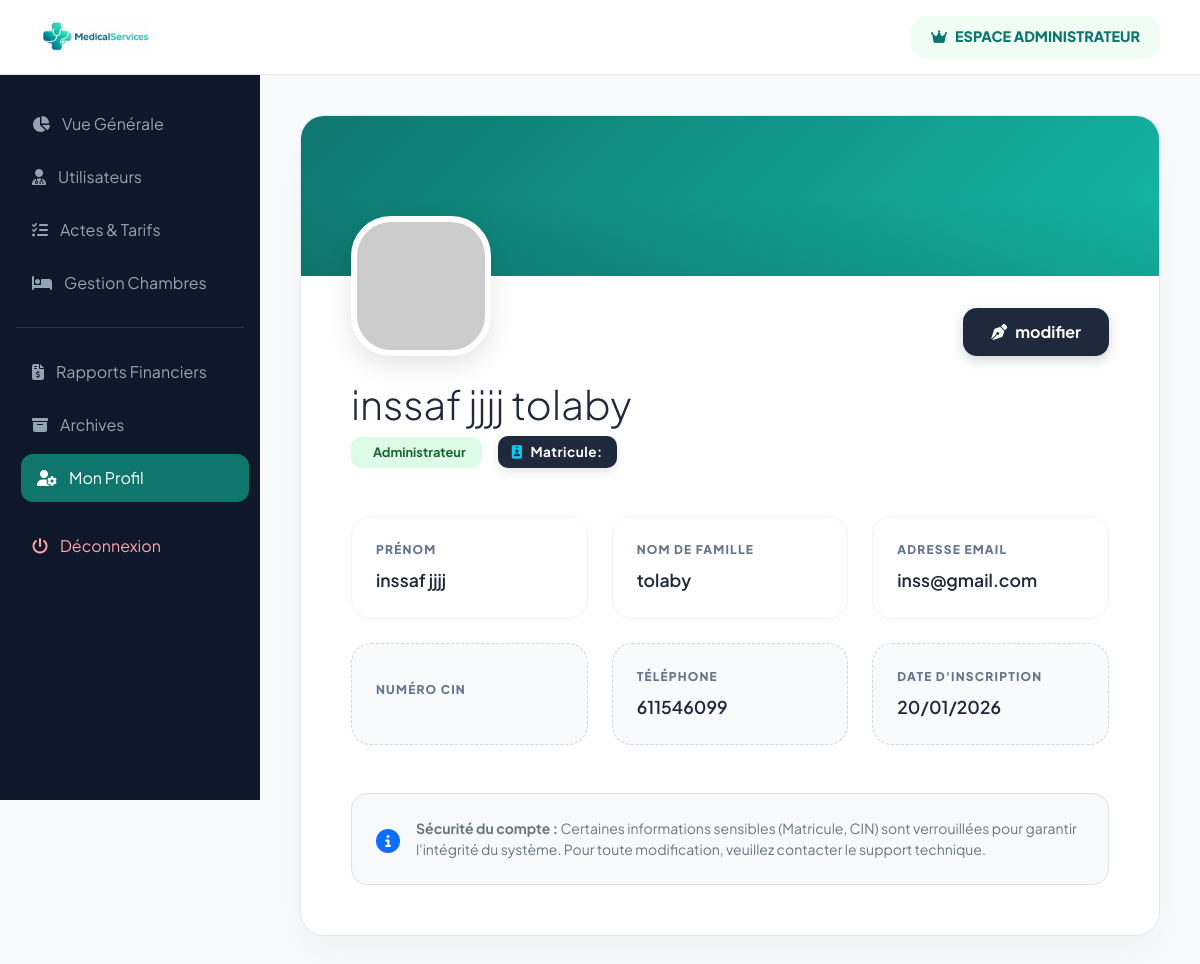
Screenshot of /connexion_admin/profil.php (signed in) with the database file from the repository.
### tables this page shows
CREATE TABLE `utilisateurs` (
  `id_user` int(11) NOT NULL,
  `cin` varchar(255) NOT NULL,
  `matricule` varchar(255) NOT NULL,
  `nom` varchar(50) DEFAULT NULL,
  `prenom` varchar(50) DEFAULT NULL,
  `email` varchar(50) DEFAULT NULL,
  `mot_de_passe` varchar(255) DEFAULT NULL,
  `telephone` int(11) NOT NULL,
  `adresse` text NOT NULL,
  `photo` varchar(255) NOT NULL DEFAULT '''default_avatar.png''',
  `role` enum('infirmier','admin','medecin','secretaire') DEFAULT NULL,
  `specialite` varchar(255) NOT NULL DEFAULT 'Généraliste',
  `statut_compte` enum('actif','suspendu','conge') NOT NULL,
  `date_embauche` date NOT NULL DEFAULT current_timestamp(),
  `derniere_connexion` datetime DEFAULT NULL,
  `created_at` timestamp NOT NULL DEFAULT current_timestamp()
);

### connexion_admin/profil.php (the view, shortened to what this page needs)
<?php
include("../config/connexion.php");
$id_user = $_SESSION['user_id'];
$stmt = $pdo->prepare("SELECT * FROM utilisateurs WHERE id_user = ?");
$stmt->execute([$id_user]);
$admin = $stmt->fetch(PDO::FETCH_ASSOC);
$photoPath = "../uploads/photos/" . $admin['photo'];
$final_photo = (!empty($admin['photo']) && file_exists($photoPath)) ? $photoPath : "https://ui-avatars.com/api/?name=" . urlencode($admin['prenom'] . ' ' . $admin['nom']) . "&background=0f766e&color=fff&size=128";
?>
<!DOCTYPE html>
<html lang="fr">
<head>
    <link rel="stylesheet" href="https://cdnjs.cloudflare.com/ajax/libs/font-awesome/6.5.0/css/all.min.css">
    <link href="https://cdn.jsdelivr.net/npm/bootstrap@5.3.2/dist/css/bootstrap.min.css" rel="stylesheet">
</head>
<body>
<header>
    <img src="../images/logo_app2.png" alt="Logo" style="height: 35px;">
    <div style="background: var(--primary-soft); color: var(--primary); padding: 10px 20px; border-radius: 15px; font-weight: 800; font-size: 0.9rem;">
        <i class="fa-solid fa-crown me-2"></i>ESPACE ADMINISTRATEUR
    </div>
</header>
<aside class="sidebar">
        <a href="dashboard_admin.php" ><i class="fa-solid fa-chart-pie"></i> Vue Générale</a>
        <a href="utilisateurs.php"><i class="fa-solid fa-user-md"></i> Utilisateurs</a>
        <a href="prestations.php"><i class="fa-solid fa-list-check"></i> Actes & Tarifs</a>
        <a href="../chambres/gestion_chambres.php"><i class="fa-solid fa-bed"></i> Gestion Chambres</a>
        <div style="height: 1px; background: rgba(255,255,255,0.1); margin: 20px 0;"></div>
        <a href="facturation_list.php"><i class="fa-solid fa-file-invoice-dollar"></i> Rapports Financiers</a>
         <a href="archives.php">
            <i class="fa-solid fa-box-archive"></i> Archives
        </a>
        <a href="profil.php" class="<?= basename($_SERVER['PHP_SELF']) == 'profil.php' ? 'active' : '' ?>" class="active">
        <i class="fa-solid fa-user-gear"></i> Mon Profil
        </a>
        <a href="../connexio_utilisateur/login.php" style="color: #fda4af; margin-top: 20px;"><i class="fa-solid fa-power-off"></i> Déconnexion</a>
    </aside>
<div class="main-wrapper">
    <main class="content-container">
        <form method="POST" id="profileForm" enctype="multipart/form-data">
            <div class="profile-card">
                <div class="profile-banner"></div>
                <div class="profile-body">
                    <div class="d-flex align-items-end justify-content-between mb-4">
                        <div class="avatar-container">
                            <img src="<?= $final_photo ?>" alt="Avatar" class="avatar-img" id="previewImg">
                        </div>
                        <div id="view-actions">
                            <button type="button" class="btn-edit" onclick="enableEdit()">
                                <i class="fa-solid fa-pen-nib me-2"></i>modifier
                            </button>
                        </div>
                    </div>
                    <div class="row align-items-center mb-5">
                        <div class="col-lg-7">
                            <h1 class="display-6 fw-800 mb-2"><?= $admin['prenom'] ?> <?= $admin['nom'] ?></h1>
                            <div class="d-flex flex-wrap gap-3 align-items-center">
                                <span class="status-tag"><i class="fa-solid fa-shield-check"></i> Administrateur</span>
                                <span class="matricule-badge"><i class="fa-solid fa-id-badge me-2 text-info"></i>Matricule: <?= $admin['matricule'] ?></span>
                            </div>
                        </div>
                    </div>
                    <div class="row g-4">
                        <div class="col-md-4">
                            <div class="info-box">
                                <div class="info-label">Prénom</div>
                                <div class="info-value txt-view"><?= $admin['prenom'] ?></div>
                            </div>
                        </div>
                        <div class="col-md-4">
                            <div class="info-box">
                                <div class="info-label">Nom de famille</div>
                                <div class="info-value txt-view"><?= $admin['nom'] ?></div>
                            </div>
                        </div>
                        <div class="col-md-4">
                            <div class="info-box">
                                <div class="info-label">Adresse Email</div>
                                <div class="info-value txt-view"><?= $admin['email'] ?></div>
                            </div>
                        </div>
                        <div class="col-md-4">
                            <div class="info-box locked-box">
                                <div class="info-label">Numéro CIN</div>
                            </div>
                        </div>
                        <div class="col-md-4">
                            <div class="info-box locked-box">
                                <div class="info-label">Téléphone</div>
                                <div class="info-value"><?= $admin['telephone'] ?></div>
                            </div>
                        </div>
                        <div class="col-md-4">
                            <div class="info-box locked-box">
                                <div class="info-label">Date d'inscription</div>
                                <div class="info-value"><?= date('d/m/Y', strtotime($admin['date_inscription'] ?? 'now')) ?></div>
                            </div>
                        </div>
                    </div>
                    <div class="mt-5 p-4 rounded-4 bg-light border d-flex align-items-start gap-3">
                        <div class="text-primary fs-4 mt-1"><i class="fa-solid fa-circle-info"></i></div>
                        <div>
                            <p class="small text-secondary m-0">
                                <strong>Sécurité du compte :</strong> Certaines informations sensibles (Matricule, CIN) sont verrouillées pour garantir l'intégrité du système. Pour toute modification, veuillez contacter le support technique.
                            </p>
                        </div>
                    </div>
                </div>
            </div>
        </form>
    </main>
</div>
</body>
</html>

### connexion_admin/profil.php (style rules this page uses)
:root { --primary: #0f766e; --primary-dark: #134e4a; --primary-soft: #f0fdf4; --sidebar-bg: #0f172a; --bg-body: #f8fafc; --border: #e2e8f0; --text-main: #1e293b; --text-muted: #64748b; }
body { background: var(--bg-body); font-family: 'Plus Jakarta Sans', sans-serif; display: flex; min-height: 100vh; margin: 0; color: var(--text-main); }
header { background: #ffffff; padding: 0 40px; height: 75px; display: flex; justify-content: space-between; align-items: center; border-bottom: 1px solid var(--border); position: fixed; width: 100%; top: 0; z-index: 1050; }
.sidebar { width: 260px; background: var(--sidebar-bg); height: 100vh; position: fixed; top: 0; padding: 100px 16px 24px; z-index: 1000; }
.sidebar a { display: flex; align-items: center; gap: 12px; color: #94a3b8; text-decoration: none; padding: 12px 16px; border-radius: 12px; margin-bottom: 5px; transition: 0.3s cubic-bezier(0.4, 0, 0.2, 1); }
.sidebar a:hover, .sidebar a.active { background: var(--primary); color: #ffffff; transform: translateX(5px); }
.main-wrapper { flex: 1; margin-left: 260px; padding-top: 75px; transition: 0.3s; }
.content-container { padding: 40px; max-width: 1000px; margin: 0 auto; }
.profile-card { background: white; border-radius: 24px; border: 1px solid var(--border); box-shadow: 0 20px 40px rgba(0,0,0,0.03); overflow: hidden; position: relative; }
.profile-banner { height: 160px; background: linear-gradient(135deg, #0f766e 0%, #14b8a6 100%); position: relative; }
.profile-banner::after { content: ""; position: absolute; bottom: 0; left: 0; right: 0; height: 50%; background: linear-gradient(to top, rgba(0,0,0,0.1), transparent); }
.profile-body { padding: 0 50px 50px; margin-top: -60px; position: relative; }
.avatar-container { position: relative; width: 140px; height: 140px; transition: 0.3s; }
.avatar-img { width: 140px; height: 140px; border-radius: 40px; border: 6px solid white; box-shadow: 0 10px 25px rgba(0,0,0,0.1); object-fit: cover; background: white; }
.info-box { padding: 24px; background: #ffffff; border-radius: 20px; border: 1px solid #f1f5f9; transition: 0.3s; height: 100%; display: flex; flex-direction: column; justify-content: center; }
.info-label { font-size: 0.75rem; font-weight: 800; color: var(--text-muted); text-transform: uppercase; letter-spacing: 1.2px; margin-bottom: 8px; }
.info-value { font-size: 1.1rem; font-weight: 600; color: var(--text-main); }
.matricule-badge { background: #1e293b; color: #fff; padding: 6px 14px; border-radius: 10px; font-weight: 700; font-size: 0.85rem; letter-spacing: 0.5px; box-shadow: 0 4px 10px rgba(0,0,0,0.1); }
.status-tag { font-size: 0.8rem; font-weight: 700; background: #dcfce7; color: #166534; padding: 6px 16px; border-radius: 10px; display: inline-flex; align-items: center; gap: 6px; }
.btn-edit, .btn-save { background: #1e293b; color: white; padding: 12px 28px; border-radius: 14px; font-weight: 700; transition: 0.3s; border: none; box-shadow: 0 4px 12px rgba(30, 41, 59, 0.2); }
.locked-box { background: #f8fafc !important; border: 1px dashed #cbd5e1 !important; }

### rows the page displays
utilisateurs: prenom "inssaf jjjj", nom "tolaby", email "inss@gmail.com", telephone "611546099"

### other values shown
date('d/m/Y', strtotime($admin['date_inscription'] ?? 'now')) "20/01/2026"
